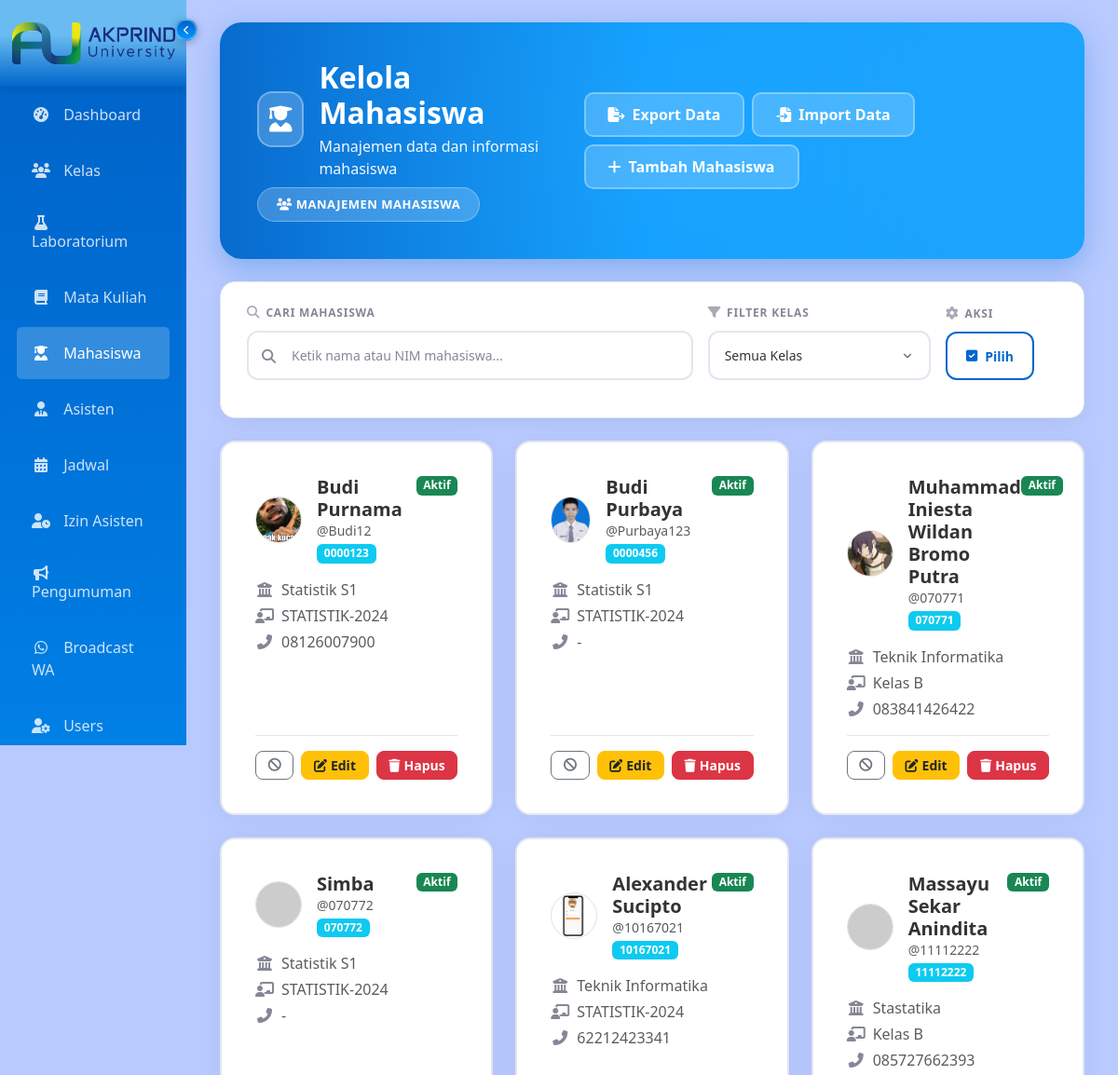
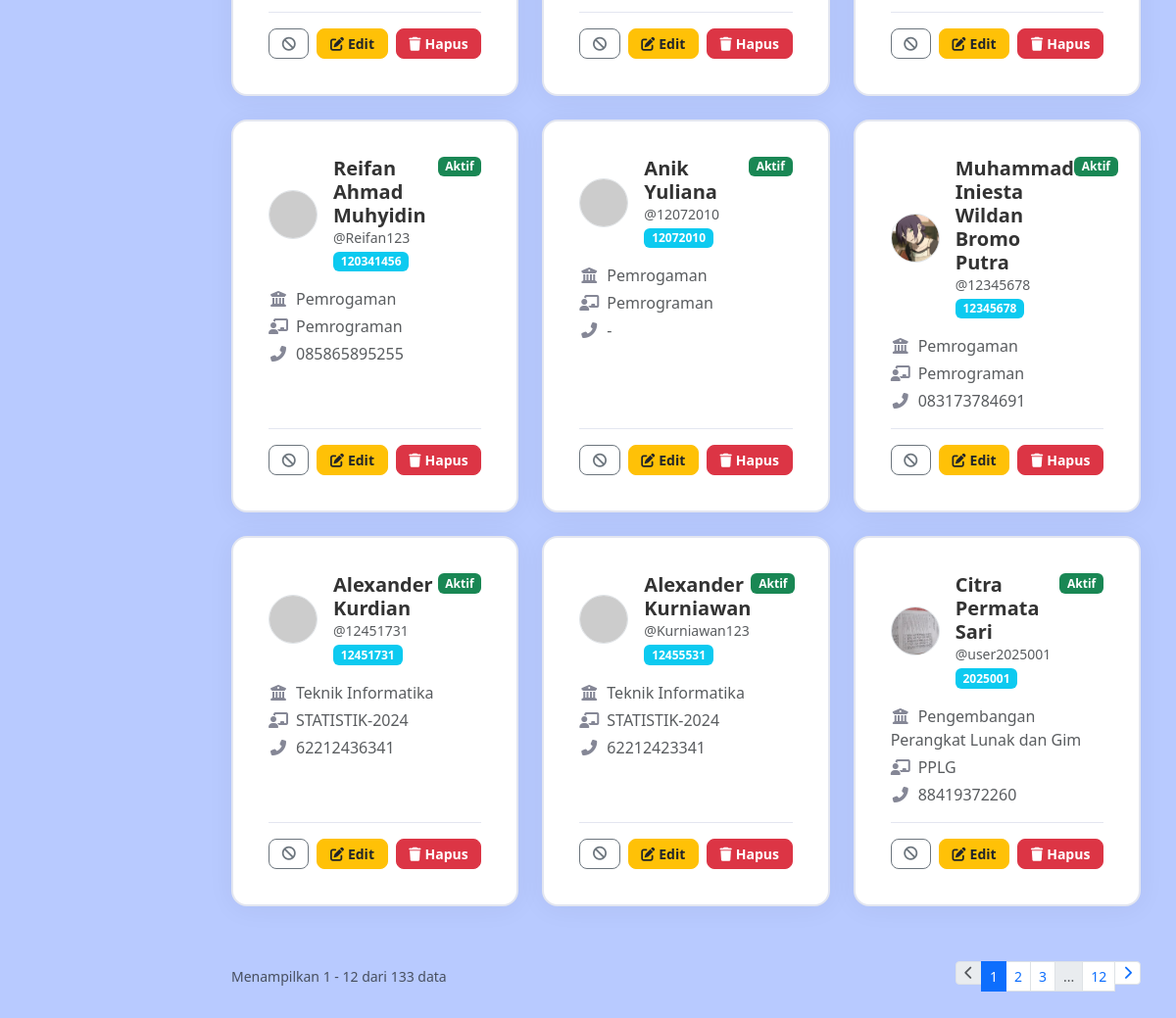
Screenshot of /index.php?page=admin_mahasiswa (signed in) with the database file from the repository (2 pictures, top to bottom).
### tables this page shows
CREATE TABLE `mahasiswa` (
  `id` int(11) NOT NULL,
  `nim` varchar(15) NOT NULL,
  `user_id` int(11) DEFAULT NULL,
  `nama` varchar(100) NOT NULL,
  `kode_kelas` char(1) NOT NULL,
  `sesi` int(11) DEFAULT 1,
  `prodi` varchar(50) DEFAULT NULL,
  `no_hp` varchar(15) DEFAULT NULL,
  `foto` varchar(255) DEFAULT NULL,
  `tanggal_daftar` timestamp NOT NULL DEFAULT current_timestamp(),
  `status` enum('aktif','nonaktif') DEFAULT 'aktif'
);

CREATE TABLE `users` (
  `id` int(11) NOT NULL,
  `username` varchar(20) NOT NULL,
  `password` varchar(255) NOT NULL,
  `role` enum('mahasiswa','asisten','admin') DEFAULT 'mahasiswa',
  `created_at` timestamp NOT NULL DEFAULT current_timestamp(),
  `remember_token` varchar(64) DEFAULT NULL,
  `token_expires` datetime DEFAULT NULL
);

CREATE TABLE `kelas` (
  `kode_kelas` char(1) NOT NULL,
  `nama_kelas` varchar(50) DEFAULT NULL,
  `program_studi` varchar(100) DEFAULT NULL,
  `tahun_ajaran` varchar(9) DEFAULT NULL
);

### pages/admin/mahasiswa.php (the view, shortened to what this page needs)
<?php
$filter_kelas = isset($_GET['kelas']) ? escape($_GET['kelas']) : '';
$search = isset($_GET['search']) ? escape($_GET['search']) : '';
$search_param = '%' . $search . '%';
$per_page = 12;
$current_page = get_current_page();
if ($filter_kelas && $search) {
    $stmt_count = mysqli_prepare($conn, "SELECT COUNT(*) as total FROM mahasiswa m WHERE m.kode_kelas = ? AND (m.nama LIKE ? OR m.nim LIKE ?)");
    mysqli_stmt_bind_param($stmt_count, "sss", $filter_kelas, $search_param, $search_param);
    mysqli_stmt_execute($stmt_count);
    $count_result = mysqli_stmt_get_result($stmt_count);
} elseif ($filter_kelas) {
    $stmt_count = mysqli_prepare($conn, "SELECT COUNT(*) as total FROM mahasiswa m WHERE m.kode_kelas = ?");
    mysqli_stmt_bind_param($stmt_count, "s", $filter_kelas);
    mysqli_stmt_execute($stmt_count);
    $count_result = mysqli_stmt_get_result($stmt_count);
} elseif ($search) {
    $stmt_count = mysqli_prepare($conn, "SELECT COUNT(*) as total FROM mahasiswa m WHERE m.nama LIKE ? OR m.nim LIKE ?");
    mysqli_stmt_bind_param($stmt_count, "ss", $search_param, $search_param);
    mysqli_stmt_execute($stmt_count);
    $count_result = mysqli_stmt_get_result($stmt_count);
} else {
    $count_result = mysqli_query($conn, "SELECT COUNT(*) as total FROM mahasiswa");
}
$total_data = mysqli_fetch_assoc($count_result)['total'];
$total_pages = get_total_pages($total_data, $per_page);
$offset = get_offset($current_page, $per_page);
if ($filter_kelas && $search) {
    $stmt_mhs = mysqli_prepare($conn, "SELECT m.id, m.nim, m.nama, m.prodi, m.no_hp, m.foto, m.kode_kelas, m.status, m.sesi, k.nama_kelas, u.username
                                   FROM mahasiswa m
                                   LEFT JOIN kelas k ON m.kode_kelas = k.kode_kelas
                                   JOIN users u ON m.user_id = u.id
                                   WHERE m.kode_kelas = ? AND (m.nama LIKE ? OR m.nim LIKE ?)
                                   ORDER BY m.nim LIMIT ?, ?");
    mysqli_stmt_bind_param($stmt_mhs, "sssii", $filter_kelas, $search_param, $search_param, $offset, $per_page);
} else {
    $stmt_mhs = mysqli_prepare($conn, "SELECT m.id, m.nim, m.nama, m.prodi, m.no_hp, m.foto, m.kode_kelas, m.status, m.sesi, k.nama_kelas, u.username
                                   FROM mahasiswa m
                                   LEFT JOIN kelas k ON m.kode_kelas = k.kode_kelas
                                   JOIN users u ON m.user_id = u.id
                                   ORDER BY m.nim LIMIT ?, ?");
    mysqli_stmt_bind_param($stmt_mhs, "ii", $offset, $per_page);
}
mysqli_stmt_execute($stmt_mhs);
$mahasiswa = mysqli_stmt_get_result($stmt_mhs);
    ?>
<?php include 'includes/header.php'; ?>
<div class="container-fluid">
    <div class="row">
        <div class="col-md-3 col-lg-2 px-0">
            <?php include 'includes/sidebar.php'; ?>
        </div>
        <div class="col-md-9 col-lg-10">
            <div class="content-wrapper p-4">
                <div class="welcome-banner-mahasiswa mb-4">
                    <div class="d-flex flex-column flex-md-row justify-content-between align-items-start align-items-md-center gap-3">
                        <div>
                            <div class="d-flex align-items-center gap-3 mb-2">
                                <div class="banner-icon">
                                    <i class="fas fa-user-graduate"></i>
                                </div>
                                <div>
                                    <h1 class="mb-1">Kelola Mahasiswa</h1>
                                    <p class="banner-subtitle mb-0">Manajemen data dan informasi mahasiswa</p>
                                </div>
                            </div>
                            <span class="banner-badge">
                                <i class="fas fa-users me-1"></i>Manajemen Mahasiswa
                            </span>
                        </div>
                        <div class="d-flex gap-2 flex-wrap">
                            <a href="index.php?page=admin_mahasiswa&export=1<?= $filter_kelas ? '&kelas=' . $filter_kelas : '' ?>" class="btn btn-banner">
                                <i class="fas fa-file-export me-2"></i>Export Data
                            </a>
                            <button class="btn btn-banner" data-bs-toggle="modal" data-bs-target="#modalImport">
                                <i class="fas fa-file-import me-2"></i>Import Data
                            </button>
                            <button class="btn btn-banner" data-bs-toggle="modal" data-bs-target="#modalTambah">
                                <i class="fas fa-plus me-2"></i>Tambah Mahasiswa
                            </button>
                        </div>
                    </div>
                </div>
                <div class="filter-bar-mahasiswa mb-4">
                    <form method="GET" onsubmit="return false;">
                        <div class="filter-row">
                            <div class="filter-group filter-group-search">
                                <label for="search" class="form-label-modern">
                                    <i class="fas fa-search"></i>
                                    Cari Mahasiswa
                                </label>
                                <div class="search-input-wrapper">
                                    <i class="fas fa-search search-icon"></i>
                                    <input type="text" name="search" id="search" class="form-control-modern" value="<?= htmlspecialchars($search) ?>" placeholder="Ketik nama atau NIM mahasiswa...">
                                </div>
                            </div>
                            <div class="filter-group">
                                <label for="kelas" class="form-label-modern">
                                    <i class="fas fa-filter"></i>
                                    Filter Kelas
                                </label>
                                <select name="kelas" id="kelas" class="form-control-modern">
                                    <option value="">Semua Kelas</option>
                                </select>
                            </div>
                            <div class="filter-group filter-group-action">
                                <label class="form-label-modern d-none d-md-flex">
                                    <i class="fas fa-cog"></i>
                                    Aksi
                                </label>
                                <div class="d-flex gap-2 action-buttons-mobile">
                                    <button type="button" class="btn-filter" id="btnSelectMode" onclick="toggleSelectMode()">
                                        <i class="fas fa-check-square"></i>
                                        <span>Pilih</span>
                                    </button>
                                </div>
                            </div>
                        </div>
                    </form>
                </div>
                <div id="mahasiswaContainer">
                <div class="row">
                    <?php if (mysqli_num_rows($mahasiswa) > 0): ?>
                        <?php while ($m = mysqli_fetch_assoc($mahasiswa)): ?>
                            <div class="col-xl-4 col-lg-6 col-md-6 mb-4">
                                <div class="card h-100 mahasiswa-card position-relative" id="card-<?= $m['id'] ?>">
                                    <div class="card-body d-flex flex-column">
                                        <div class="d-flex justify-content-between align-items-start mb-3">
                                            <div class="d-flex align-items-center gap-3">
                                            <?php
                                            $foto_profil = (!empty($m['foto']) && file_exists($m['foto'])) ? $m['foto'] : 'https://ui-avatars.com/api/?name=' . urlencode($m['nama']) . '&background=random&color=fff&rounded=true';
                                            ?>
                                                <img src="<?= $foto_profil ?>" alt="<?= htmlspecialchars($m['nama']) ?>" class="rounded-circle border" style="width: 50px; height: 50px; object-fit: cover;" loading="lazy">
                                                <div>
                                                    <h5 class="card-title mb-0"><?= htmlspecialchars($m['nama']) ?></h5>
                                                    <small class="text-muted d-block mb-1">@<?= htmlspecialchars($m['username']) ?></small>
                                                    <span class="badge bg-info"><?= htmlspecialchars($m['nim']) ?></span>
                                                </div>
                                            </div>
                                            <?php $status = $m['status'] ?? 'aktif'; ?>
                                            <span class="badge <?= $status == 'aktif' ? 'bg-success' : 'bg-secondary' ?> text-capitalize">
                                                <?= ucfirst($status) ?>
                                            </span>
                                        </div>
                                        <p class="text-muted mb-1"><i class="fas fa-university me-2" style="width:20px;text-align:center;"></i><?= htmlspecialchars($m['prodi']) ?: '-' ?></p>
                                        <p class="text-muted mb-1"><i class="fas fa-chalkboard-teacher me-2" style="width:20px;text-align:center;"></i><?= htmlspecialchars($m['nama_kelas']) ?: '-' ?></p>
                                        <p class="text-muted mb-3"><i class="fas fa-phone-alt me-2" style="width:20px;text-align:center;"></i><?= htmlspecialchars($m['no_hp']) ?: '-' ?></p>
                                        <div class="mt-auto action-buttons">
                                            <button class="btn btn-sm <?= $status == 'aktif' ? 'btn-outline-secondary' : 'btn-outline-success' ?>" onclick="toggleStatus(<?= $m['id'] ?>, '<?= $status ?>')" title="<?= $status == 'aktif' ? 'Nonaktifkan' : 'Aktifkan' ?>">
                                                <i class="fas <?= $status == 'aktif' ? 'fa-ban' : 'fa-check' ?>"></i>
                                            </button>
                                <button class="btn btn-sm btn-warning text-dark" onclick="editMhs(<?= $m['id'] ?>, '<?= htmlspecialchars($m['nama'], ENT_QUOTES) ?>', '<?= $m['kode_kelas'] ?>', '<?= htmlspecialchars($m['prodi'], ENT_QUOTES) ?>', '<?= htmlspecialchars($m['no_hp'], ENT_QUOTES) ?>', '<?= $m['sesi'] ?? 1 ?>')">
                                                <i class="fas fa-edit me-1"></i>Edit
                                            </button>
                                            <button class="btn btn-sm btn-danger" onclick="hapusMhs(<?= $m['id'] ?>)">
                                                <i class="fas fa-trash me-1"></i>Hapus
                                            </button>
                                        </div>
                                    </div>
                                </div>
                            </div>
                        <?php endwhile; ?>
                    <?php endif; ?>
                </div>
                <?php if ($total_data > 0): ?>
                <div class="d-flex flex-column flex-md-row justify-content-between align-items-center mt-3 gap-2">
                    <?= render_pagination_info($current_page, $per_page, $total_data) ?>
                    <?= render_pagination($current_page, $total_pages, 'index.php?page=admin_mahasiswa', ['kelas' => $filter_kelas, 'search' => $search]) ?>
                </div>
                <?php endif; ?>
                </div>
            </div>
        </div>
    </div>
</div>
<?php include 'includes/footer.php'; ?>

### includes/header.php (style rules this page uses)
:root { --primary-color: #0066cc; --prima-color: #0099ffff; --primari-color: #0066ccff; --secondary-color: #00ccff; --success-color: #66cc00; --info-color: #00ccff; --warning-color: #ffaa00; --danger-color: #ff3333; --bg-body: #b8caff; --bg-card: #ffffff; --bg-input: #ffffff; --text-main: #333333; --text-muted: #858796; --border-color: #e3e6f0; --topbar-bg: #ffffff; --header-bg: #f8f9fc; --putih: #ffffff; --banner-gradient: linear-gradient(90deg, #0066cc, #0099ff, #16a1fdff); --card-shadow: 0 0.15rem 1.75rem 0 rgba(58,59,69,.1); --sidebar-bg: linear-gradient(180deg, #0066cc 10%, #0099ff 100%); --sidebar-brand-bg: linear-gradient(180deg, #6abbf1ff 40%, #0066cc 100%); }
body { font-family: 'Segoe UI', Tahoma, Geneva, Verdana, sans-serif; background-color: var(--bg-body); color: var(--text-main); overflow-x: hidden; }
.content-wrapper { min-height: 100vh; }
.card { background-color: var(--bg-card); border: none; color: var(--text-main); box-shadow: 0 0.15rem 1.75rem 0 rgba(0,0,0,.05); border-radius: 10px; }
@media (min-width: 992px) { .row > .col-md-3.col-lg-2 { position: fixed; top: 0; left: 0; width: 16.666667%; height: 100vh; overflow-y: auto; z-index: 1000; padding: 0 !important; } }
@media (min-width: 992px) { .row > .col-md-9.col-lg-10 { margin-left: 16.666667%; width: 83.333333% !important; max-width: 83.333333% !important; flex: 0 0 83.333333% !important; } }
@media (min-width: 992px) { .row > .col-md-3.col-lg-2, .row > .col-md-9.col-lg-10, .sidebar, .sidebar .nav-link, .sidebar-brand, .sidebar-brand img, .sidebar-toggle-btn, .sidebar .d-flex.align-items-center { transition: width 0.3s, margin 0.3s, padding 0.3s, flex 0.3s, max-width 0.3s; } }

### rows the page displays
mahasiswa: foto (picture), nama "Budi Purnama", user.username "Budi12", nim "0000123", status "Aktif", prodi "Statistik S1", kode_kelas.nama_kelas "STATISTIK-2024", no_hp "08126007900"
mahasiswa: foto (picture), nama "Budi Purbaya", user.username "Purbaya123", nim "0000456", status "Aktif", prodi "Statistik S1", kode_kelas.nama_kelas "STATISTIK-2024", no_hp "-"
mahasiswa: foto (picture), nama "Muhammad Iniesta Wildan Bromo Putra", user.username "070771", nim "070771", status "Aktif", prodi "Teknik Informatika", kode_kelas.nama_kelas "Kelas B", no_hp "083841426422"
mahasiswa: nama "Simba", user.username "070772", nim "070772", status "Aktif", prodi "Statistik S1", kode_kelas.nama_kelas "STATISTIK-2024", no_hp "-"
mahasiswa: foto (picture), nama "Alexander Sucipto", user.username "10167021", nim "10167021", status "Aktif", prodi "Teknik Informatika", kode_kelas.nama_kelas "STATISTIK-2024", no_hp "62212423341"
mahasiswa: nama "Massayu Sekar Anindita", user.username "11112222", nim "11112222", status "Aktif", prodi "Stastatika", kode_kelas.nama_kelas "Kelas B", no_hp "085727662393"
mahasiswa: nama "Reifan Ahmad Muhyidin", user.username "Reifan123", nim "120341456", status "Aktif", prodi "Pemrogaman", kode_kelas.nama_kelas "Pemrograman", no_hp "085865895255"
mahasiswa: nama "Anik Yuliana", user.username "12072010", nim "12072010", status "Aktif", prodi "Pemrogaman", kode_kelas.nama_kelas "Pemrograman", no_hp "-"
mahasiswa: foto (picture), nama "Muhammad Iniesta Wildan Bromo Putra", user.username "12345678", nim "12345678", status "Aktif", prodi "Pemrogaman", kode_kelas.nama_kelas "Pemrograman", no_hp "083173784691"
mahasiswa: nama "Alexander Kurdian", user.username "12451731", nim "12451731", status "Aktif", prodi "Teknik Informatika", kode_kelas.nama_kelas "STATISTIK-2024", no_hp "62212436341"
mahasiswa: nama "Alexander Kurniawan", user.username "Kurniawan123", nim "12455531", status "Aktif", prodi "Teknik Informatika", kode_kelas.nama_kelas "STATISTIK-2024", no_hp "62212423341"
mahasiswa: foto (picture), nama "Citra Permata Sari", user.username "user2025001", nim "2025001", status "Aktif", prodi "Pengembangan Perangkat Lunak dan Gim", kode_kelas.nama_kelas "PPLG", no_hp "88419372260"

### other values shown
$start "1"
$end "12"
$total_data "133"
$total_pages "12"
